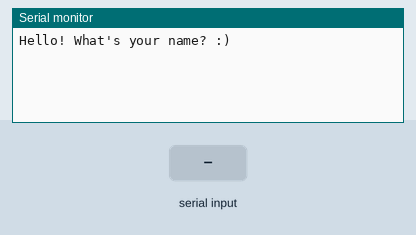
Recording of a sketch running on a simulated Arduino Uno, built with avr-gcc and run on an emulated ATmega328P. Shown: the last lines printed to the serial monitor. Inputs (shaded band) come from the test bench.

Above: at 1.2 s.
1.3 s: "90,45,200\n" received over Serial
At 3.1 s:
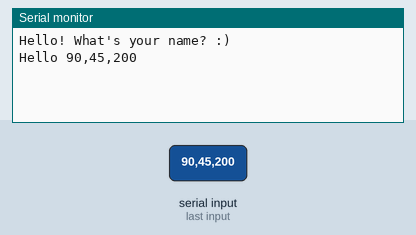
4.3 s: "30,150,10\n" received over Serial
At 4.8 s:
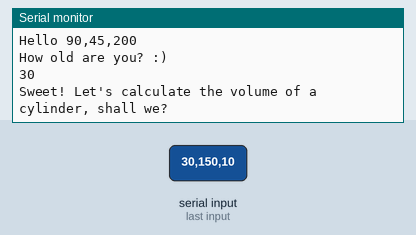
5.8 s: "90,45\n" received over Serial
At 8.2 s:
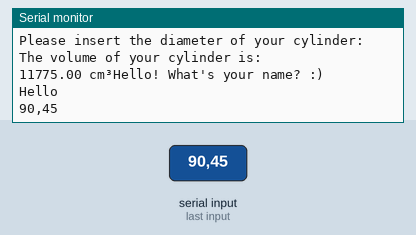

The sketch:

les_2.ino
```cpp
//Erik Kooijman (GD2B)
String userName = "Unnamed Person";
int age = 0; //Preset for age
int a = 5; //
const float pi = 3.14;
float dia = 0;
float r = 0;
float h = 0;
//volume of a cylinder: pi * r2 * h


void setup() { // put your setup code here, to run once:
Serial.begin(9600);
}

void loop() { // put your main code here, to run repeatedly:
  Serial.println("Hello! What's your name? :)"); //Ask for name
  while (Serial.available() == 0) //Wait for input
  { }//do nothing

  userName = Serial.readString(); //Read input and set to variable userName
  Serial.println("Hello " + userName);
  delay(1000); //Wait 1 second
  Serial.println("How old are you? :)");
    while (Serial.available() == 0)
    { }
    age = Serial.parseInt();
    Serial.println(age);
  Serial.println("Sweet! Let's calculate the volume of a cylinder, shall we?");
  delay(1000);
  Serial.println("Please insert the height of your cylinder:");
    while (Serial.available() == 0)
    { }
    h = Serial.parseFloat();
  delay(1000);
  Serial.println("Please insert the diameter of your cylinder:");
    while (Serial.available() ==0)
    { }
    dia = Serial.parseFloat();
  float r = (dia / 2); // Diameter/2 to find the radius
  Serial.println("The volume of your cylinder is: ");
  Serial.print(pi * r * r * h);
  Serial.print(" cm³");

}
```

Measured:
- after the input at 1.3 s, the serial monitor: prints a new line after 1.0 s (image 1)
- after the input at 4.3 s, the serial monitor: prints a new line at once (image 2)
- after the input at 5.8 s, the serial monitor: prints a new line after 1.6 s (image 3)
